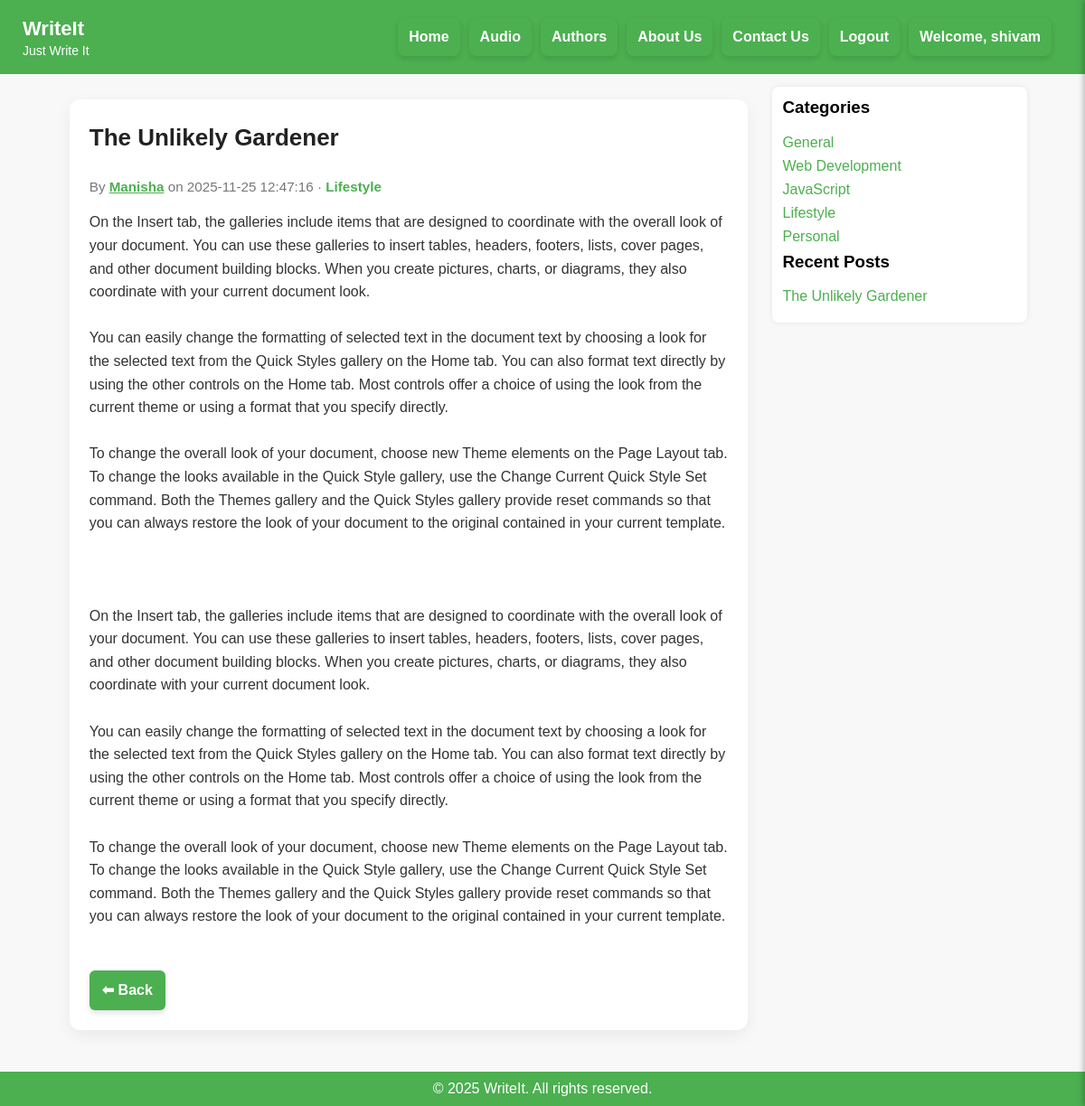
The page /post.php?id=14 (signed in) on the database its author committed.
### tables this page shows
CREATE TABLE IF NOT EXISTS `posts` (
  `id` int(11) NOT NULL AUTO_INCREMENT,
  `title` varchar(255) NOT NULL,
  `author` varchar(150) NOT NULL,
  `category` varchar(100) NOT NULL,
  `content` text NOT NULL,
  `date_created` varchar(50) NOT NULL,
  PRIMARY KEY (`id`)
);

### post.php (the view, shortened to what this page needs)
<?php
$host = "localhost";
$dbname = "blog_db";
$username = "root";
$password = "";
try {
    $conn = new PDO("mysql:host=$host;dbname=$dbname;charset=utf8", $username, $password);
    $conn->setAttribute(PDO::ATTR_ERRMODE, PDO::ERRMODE_EXCEPTION);
    $id = isset($_GET['id']) ? (int)$_GET['id'] : 0;
    $stmt = $conn->prepare("SELECT * FROM posts WHERE id = :id");
    $stmt->execute([':id' => $id]);
    $post = $stmt->fetch(PDO::FETCH_ASSOC);
    $recentStmt = $conn->prepare("SELECT id, title ,author FROM posts ORDER BY id DESC LIMIT 6");
    $recentStmt->execute();
    $recentPosts = $recentStmt->fetchAll(PDO::FETCH_ASSOC);
} catch (Exception $e) {
    http_response_code(500);
    echo "Error loading post.";
    exit;
}
?>
<!DOCTYPE html>
<html lang="en">
<head>
</head>
<body>
<?php include "header.php" ?>
<div class="container">
  <main>
    <article class="post-full" role="article" aria-labelledby="post-title">
    <h2 id="post-title"><?php echo $post['title'] ?></h2>
      <div class="meta">
        By <a id="author_link" href="author_page.php?username=<?php echo $post['author'];?>" </a> <?php  echo $post['author']?></a> on <span><?php echo $post['date_created'] ?></span>
        <?php if (!empty($post['category'])): ?>
          · <span style="color:#4CAF50; font-weight:600;"><?= htmlspecialchars($post['category']) ?></span>
        <?php endif; ?>
      </div>
      <div class="content">
        <p><?= nl2br(htmlspecialchars($post['content'])) ?></p>
      </div>
      <a href="index.php" class="back-btn" aria-label="Back to posts">⬅ Back</a>
    </article>
  </main>
  <aside class="sidebar" aria-labelledby="sidebar-title">
    <h3 id="sidebar-title">Categories</h3>
    <ul>
      <li><a href="index.php?cat=General">General</a></li>
      <li><a href="index.php?cat=Web%20Development">Web Development</a></li>
      <li><a href="index.php?cat=JavaScript">JavaScript</a></li>
      <li><a href="index.php?cat=Lifestyle">Lifestyle</a></li>
      <li><a href="index.php?cat=Personal">Personal</a></li>
    </ul>
    <h3>Recent Posts</h3>
    <ul>
      <?php foreach ($recentPosts as $rp): ?>
        <li><a href="post.php?id=<?= (int)$rp['id'] ?>"><?= htmlspecialchars($rp['title']) ?></a></li>
      <?php endforeach; ?>
    </ul>
  </aside>
</div>
<footer>&copy; 2025 WriteIt. All rights reserved.</footer>
</body>
</html>

### post.php (style rules this page uses)
#author_link { color:#4CAF50; font-weight:600; }
* { box-sizing: border-box; }
body { font-family: Arial, sans-serif; margin: 0; background: #f8f8f8; display: flex; flex-direction: column; min-height: 100vh; -webkit-font-smoothing:antialiased; }
.container { display: flex; max-width: 1100px; margin: 14px auto; padding: 0 14px; gap: 14px; width: 100%; flex: 1; }
main { flex: 3; display: flex; justify-content: center; align-items: flex-start; padding: 6px 0; }
.sidebar { flex: 1; min-width: 220px; background: white; padding: 12px; border-radius: 8px; box-shadow: 0 0 6px rgba(0,0,0,0.08); height: fit-content; }
.post-full { background: white; padding: 22px; margin: 8px auto; border-radius: 12px; box-shadow: 0 6px 18px rgba(0,0,0,0.06); width: 750px; max-width: 100%; line-height: 1.6; word-wrap: break-word; overflow-wrap: break-word; }
.post-full h2 { margin-top: 0; font-size: 26px; color: #222; word-break: break-word; }
.meta { color: #777; font-size: 0.95rem; margin: 8px 0 14px; }
.post-full p { white-space: pre-wrap; word-break: break-word; overflow-wrap: break-word; margin: 0 0 8px; font-size: 1rem; color: #333; }
.back-btn { display: inline-block; margin-top: 14px; padding: 9px 14px; background: #4CAF50; color: white; text-decoration: none; border-radius: 6px; box-shadow: 0 3px 6px rgba(0,0,0,0.12); font-weight: 600; }
footer { background: #4CAF50; color: white; text-align: center; padding: 10px; width: 100%; margin-top: 18px; }
.sidebar h3 { margin-top: 0; }
.sidebar ul { list-style: none; padding: 0; margin: 0; }
.sidebar li { margin-bottom: 8px; }
.sidebar a { color: #4CAF50; text-decoration: none; font-weight: 500; }

### rows shown on the page
posts: title "The Unlikely Gardener", author "Manisha", date_created "2025-11-25 12:47:16", category "Lifestyle", content "On the Insert tab, the galleries include items that are designed to coordinate with the overall look of your document. You can use these galleries to insert tables, headers, footers, lists, cover pages, and other document building blocks. When you create pictures, charts, or diagrams, they also coordinate with your current document look. You can easily change the formatting of selected text in the document text by choosing a look for the selected text from the Quick Styles gallery on the Home tab. You can also format text directly by using the other controls on the Home tab. Most controls offer a choice of using the look from the current theme or using a format that you specify directly. To…"

### other values the page prints
$_SESSION['username'] "shivam"
